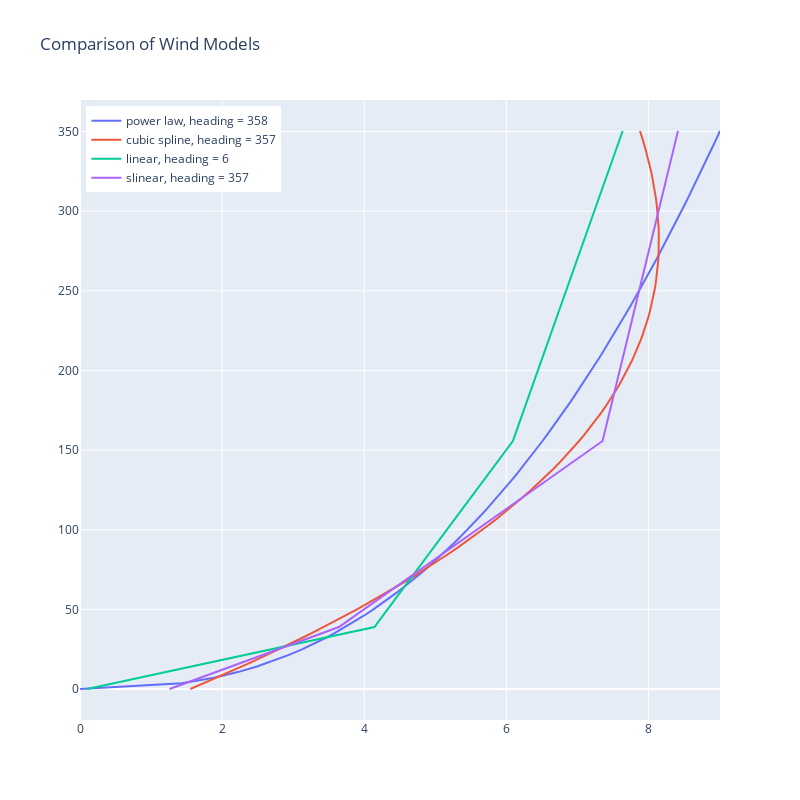

This figure's notebook cell:
### Code cell
maxh=max(sec.gpos.z)
heights = np.linspace(0, max(sec.gpos.z), 100)

fig =go.Figure()

for key, val in wind_models.items():

    fig.add_trace(go.Scatter(
        x=abs(val(heights, np.zeros(len(heights)))), 
        y=heights,
        name=f"{key}, heading = {np.degrees(val.args[0]):.0f}"
    ))

fig.update_layout(
    height=800, 
    width=800, 
    title="Comparison of Wind Models",
    legend=dict(yanchor="top",y=0.99,xanchor="left",x=0.01)
)
